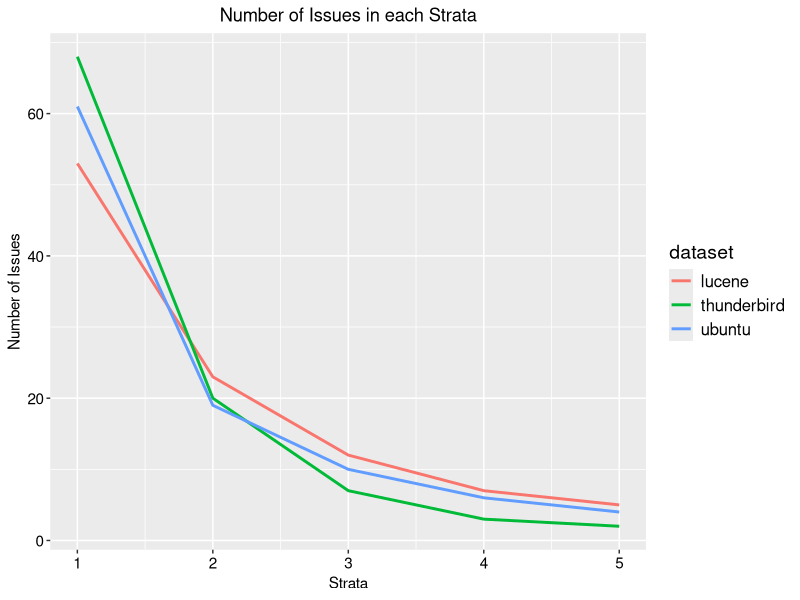

The R source for this figure:
library(ggplot2)
library(reshape2)

x <- c(1, 2, 3, 4, 5)
lucene <- c(53, 23, 12, 7, 5)
thunderbird <- c(68, 20, 7, 3, 2)
ubuntu <- c(61, 19, 10, 6, 4)

df <- data.frame(x, lucene, thunderbird, ubuntu)

chart_data <- melt(df, id='x')
names(chart_data) <- c('x', 'dataset', 'value')

# Plot stratified data analysis statistics of all three datasets using line graph
ggplot() +
  geom_line(data = chart_data, aes(x = x, y = value, color = dataset), size = 1)+
  labs(x="Strata", y="Number of Issues") +
  ggtitle("Number of Issues in each Strata") +
  theme(plot.title = element_text(hjust = 0.5), legend.title=element_text(size=14), legend.text = element_text(colour="black", size=12), axis.text.x = element_text(color = "black", size = 11), axis.text.y = element_text(color = "black", size = 11))
